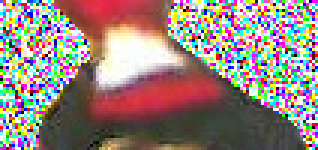
#> input picture datasets/Features/000_0.jpg, 106 x 50 px, given in place of 000_0.jpg.jpg, which was not available (shown 3 times larger)
$ python partial_waldo_matching.py datasets/Features/000_0.jpg datasets/Features/005_0.jpg
#> lines starting #> are read from the running program, lines starting #| are printed output that depends on the picture; pictures that were not available may be replaced by others from this repository, and a replacement may not be noted
#> further down, img is the input picture: shape (50, 106, 3); mean B, G, R 128.8, 133.5, 151
### util.py
import cv2
import numpy as np

from matplotlib import pyplot as plt

def pyramid(image, downscale=1.2, min_size=(30, 30)):
    # yield the original image
    yield image

    # keep looping over the pyramid
    while True:
        # compute the new dimensions of the image and resize it
        w = int(image.shape[1] / downscale)
        h = int(image.shape[0] / downscale)
        # image = cv2.resize(image, width=)
        image = cv2.resize(image, dsize=(w, h))

        # if the resized image does not meet the supplied minimum
        # size, then stop constructing the pyramid
        if image.shape[1] < min_size[1] or image.shape[0] < min_size[0]:
            break

        # yield the next image in the pyramid
        yield image


# [51 lines left out: functions slidingWindow, bb_intersection_over_union, splitter, not called in this run]

def resize(image, width=None, height=None, inter=cv2.INTER_AREA):
    # initialize the dimensions of the image to be resized and
    # grab the image size
    (h, w) = image.shape[:2]

    # if both the width and height are None, then return the
    # original image
    if width is None and height is None:
        return image

    # check to see if the width is None
    if width is None:
        # calculate the ratio of the height and construct the
        # dimensions
        r = height / float(h)
        dim = (int(w * r), height)

    # otherwise, the height is None
    elif height is None:
        # calculate the ratio of the width and construct the
        # dimensions
        r = width / float(w)
        dim = (width, int(h * r))
    else:
        dim = (width, height)

    # resize the image
    resized = cv2.resize(image, dim, interpolation=inter)

    # return the resized image
    return resized

def display(img):
    if img.shape[1] > 2560:
        img = resize(img, width=2560)
    if len(img.shape) == 2:
        pass
        # img = cv2.cvtColor(img, cv2.COLOR_GRAY2RGB)
    else:
        img = cv2.cvtColor(img, cv2.COLOR_BGR2RGB)

    if np.max(img) != 0:
        img = img / np.max(img)
    plt.imshow(img)
    plt.show()


# [59 lines left out: functions getPositiveData, red_filter, white_filter, brown_filter, black_filter, generateEyeFilter, not called in this run]

fmap = {
    "red": red_filter,
    "white": white_filter,
    "brown": brown_filter,
    "black": black_filter,
}

# [7 lines that do not run on import are left out]

### utils/nms.py
# import the necessary packages
import numpy as np


# Malisiewicz et al.
def non_max_suppression_fast(boxes, overlapThresh):
    # if there are no boxes, return an empty list
    if len(boxes) == 0:
        return []

    # if the bounding boxes integers, convert them to floats --
    # this is important since we'll be doing a bunch of divisions
    if boxes.dtype.kind == "i":
        boxes = boxes.astype("float")

    # initialize the list of picked indexes
    pick = []

    # grab the coordinates of the bounding boxes
    x1 = boxes[:, 0]
    y1 = boxes[:, 1]
    x2 = boxes[:, 2]
    y2 = boxes[:, 3]

    # compute the area of the bounding boxes and sort the bounding
    # boxes by the bottom-right y-coordinate of the bounding box
    area = (x2 - x1 + 1) * (y2 - y1 + 1)
    idxs = np.argsort(y2)

    # keep looping while some indexes still remain in the indexes
    # list
    while len(idxs) > 0:
        # grab the last index in the indexes list and add the
        # index value to the list of picked indexes
        last = len(idxs) - 1
        i = idxs[last]
        pick.append(i)

        # find the largest (x, y) coordinates for the start of
        # the bounding box and the smallest (x, y) coordinates
        # for the end of the bounding box
        xx1 = np.maximum(x1[i], x1[idxs[:last]])
        yy1 = np.maximum(y1[i], y1[idxs[:last]])
        xx2 = np.minimum(x2[i], x2[idxs[:last]])
        yy2 = np.minimum(y2[i], y2[idxs[:last]])

        # compute the width and height of the bounding box
        w = np.maximum(0, xx2 - xx1 + 1)
        h = np.maximum(0, yy2 - yy1 + 1)

        # compute the ratio of overlap
        overlap = (w * h) / area[idxs[:last]]

        # delete all indexes from the index list that have
        idxs = np.delete(idxs, np.concatenate(([last],
                                               np.where(overlap > overlapThresh)[0])))

    # return only the bounding boxes that were picked using the
    # integer data type
    return boxes[pick].astype("int")

### partial_waldo_matching.py
import cv2
import numpy as np
from util import resize, display, pyramid
from utils.nms import non_max_suppression_fast

def template_matching(image, template, method = cv2.TM_CCOEFF_NORMED, threshold = 0.5):
    w, h = template.shape[1], template.shape[0]

    print(image.shape)
    res = cv2.matchTemplate(image, template, method)
    print(np.min(res), np.max(res))
    loc = np.where(res >= threshold)

    print(len(loc))
    total = []
    for pt in zip(*loc[::-1]):
        total.append([pt[0], pt[1], pt[0] + w, pt[1] + h])

    return np.asarray(total)

def partial_matching_waldo_pyramid(image, template, threshold=0.375, should_resize=True):
#> called with template = 'datasets/Features/005_0.jpg', threshold = 0.45, should_resize = True
    template = cv2.imread(f"datasets/Features/{template}.jpg")
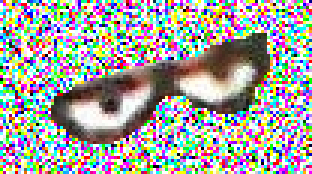
#> input picture datasets/Features/005_0.jpg, 104 x 58 px, given in place of 005_0.jpg.jpg, which was not available (shown 3 times larger)
#> template is the input picture: shape (58, 104, 3); mean B, G, R 158.5, 163.1, 163.1
    if should_resize:
        template = resize(template, 128)
#> in resize, `resized = cv2.resize(image, dim, interpolation=inter)`:
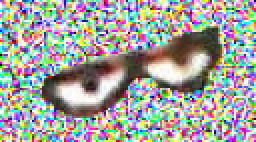
#> resized: shape (71, 128, 3) (shown 2 times larger); mean B, G, R 158.5, 163, 163
    if image.shape[0] < 6000:
        image = resize(image, 6000)
#> call 2 of resize, with width = 6000, inter = 3
#> in resize (call 2), `resized = cv2.resize(image, dim, interpolation=inter)`:
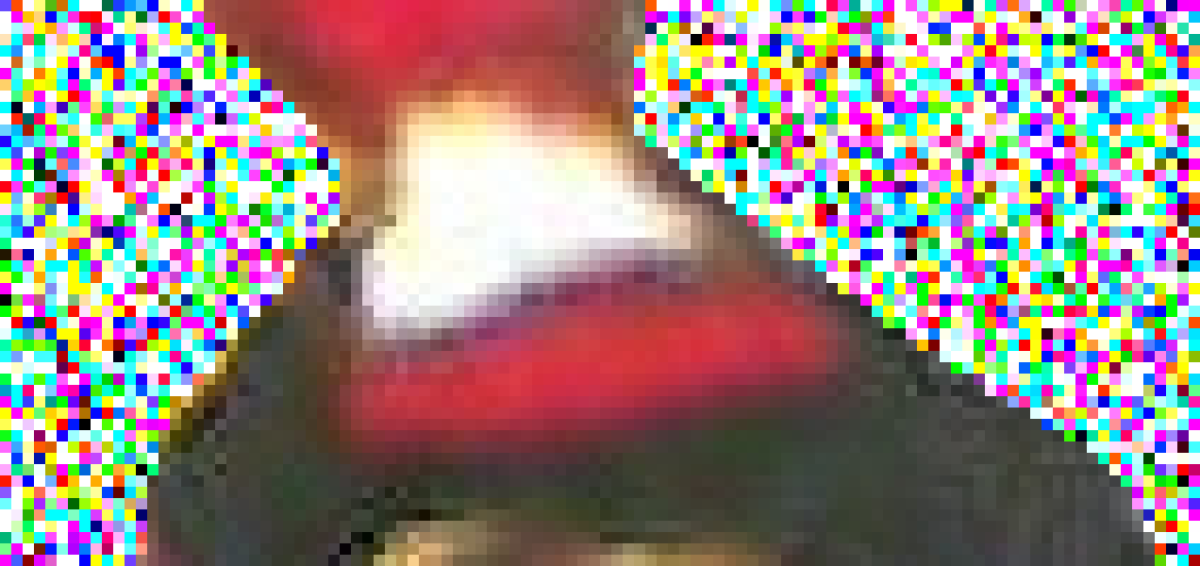
#> resized: shape (2830, 6000, 3) (shown at 1/5 size); mean B, G, R 128.8, 133.5, 151

    total = []
    for i in pyramid(image, downscale=1.2, min_size=template.shape):
        boxes = template_matching(i, template, threshold=threshold) * (image.shape[0] / i.shape[0])
        total.extend(boxes)
#> this loop made 21 passes
#> (printed output is left out)
#> pass 1, in template_matching, `res = cv2.matchTemplate(image, template, method)`:
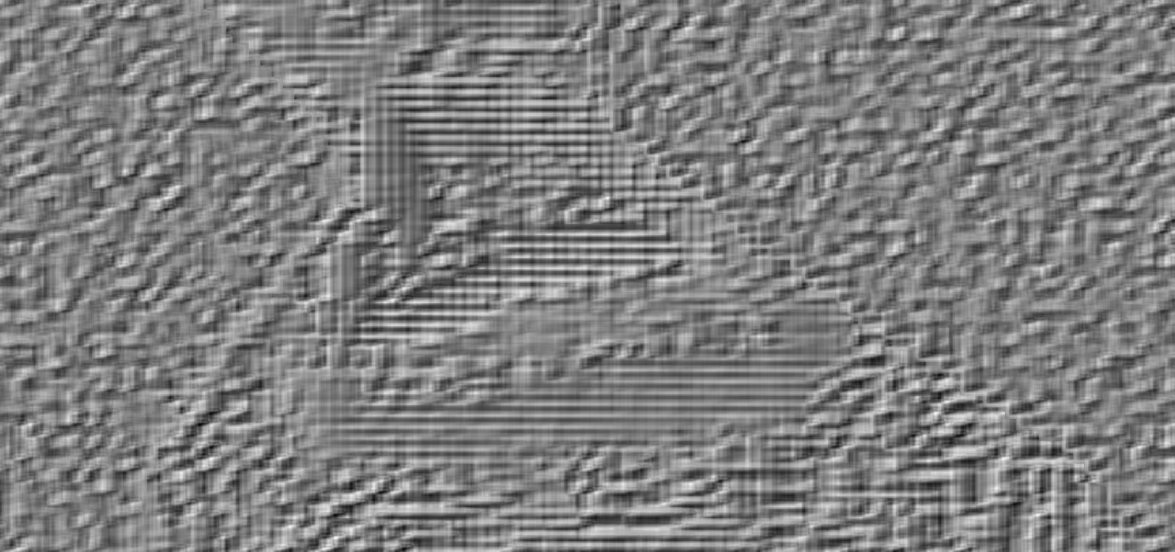
#> res: shape (2760, 5873) float32 (shown at 1/5 size); min -0.144, max 0.144, mean -0.000266; drawn with min black and max white
#> pass 2, in template_matching (call 2), `res = cv2.matchTemplate(image, template, method)`:
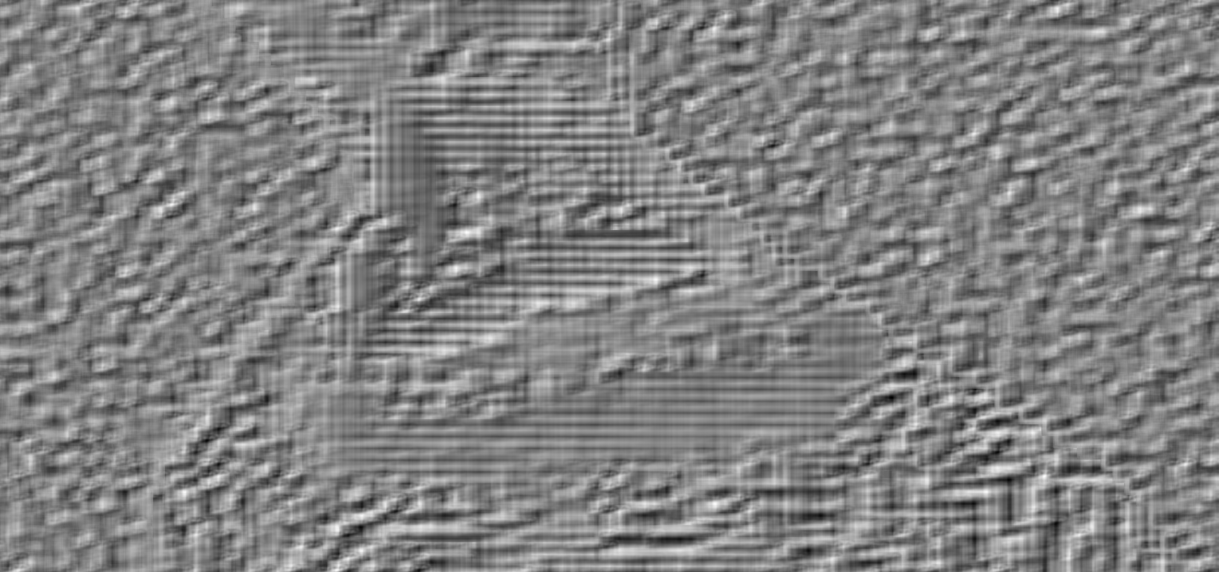
#> res: shape (2288, 4873) float32 (shown at 1/4 size); min -0.157, max 0.151, mean -0.00011; drawn with min black and max white
#> pass 3, in template_matching (call 3), `res = cv2.matchTemplate(image, template, method)`:
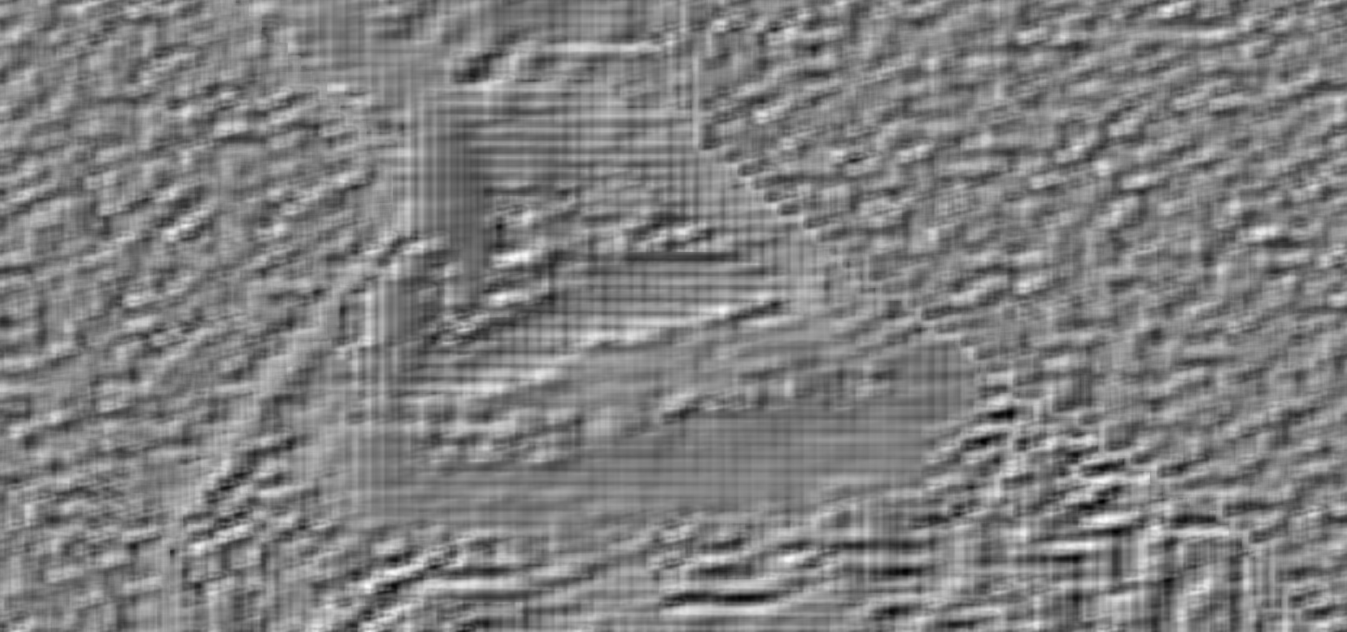
#> res: shape (1895, 4039) float32 (shown at 1/3 size); min -0.154, max 0.152, mean 8.81e-05; drawn with min black and max white
#> after the loop, total = []

    total = np.asarray(total)
#> total = empty array
    total = non_max_suppression_fast(total, 0)
#> total = []
    return total


def find_waldo(image):
    total = []
    total.extend(partial_matching_waldo_pyramid(image, "waldo_face_eye", 0.5))

    total.extend(partial_matching_waldo_pyramid(image, "027_0", 0.4))
    total.extend(partial_matching_waldo_pyramid(image, "027_0", 0.4, should_resize=False))

    total.extend(partial_matching_waldo_pyramid(image, "waldo_face_eye"))
    total.extend(partial_matching_waldo_pyramid(image, "waldo_face_eye", should_resize=False))

    total.extend(partial_matching_waldo_pyramid(image, "000_0", 0.5))
    total.extend(partial_matching_waldo_pyramid(image, "000_0", 0.5, should_resize=False))

    waldo_body = partial_matching_waldo_pyramid(image, "078_0", 0.3)
    if len(waldo_body) > 0:
        waldo_body[:, 1] -= waldo_body[:, 2] - waldo_body[:, 0]
        waldo_body[:, 3] -= waldo_body[:, 2] - waldo_body[:, 0]
        total.extend(waldo_body)

    waldo_body = partial_matching_waldo_pyramid(image, "078_0", 0.3, should_resize=False)
    if len(waldo_body) > 0:
        waldo_body[:, 1] -= waldo_body[:, 2] - waldo_body[:, 0]
        waldo_body[:, 3] -= waldo_body[:, 2] - waldo_body[:, 0]
        total.extend(waldo_body)

    total = np.asarray(total)
    total = non_max_suppression_fast(total, 0)
    return total


def find_wenda(image):
    total = []
    total.extend(partial_matching_waldo_pyramid(image, "wenda", threshold=0.4))
    total = np.asarray(total)
    total = non_max_suppression_fast(total, 0)
    return total


if __name__ == "__main__":
    import sys

    img = cv2.imread(f"datasets/JPEGImages/{sys.argv[1]}.jpg")

    total = []
    total.extend(partial_matching_waldo_pyramid(img, sys.argv[2], 0.45))
    total = np.asarray(total)
#> total = empty array
    total = non_max_suppression_fast(total, 0)
#> total = []

    for j in total:
        img2 = cv2.rectangle(img, (j[0], j[1]), (j[2], j[3]), color=(0, 255, 0), thickness=10)
#> this loop made 0 passes
    display(img)
